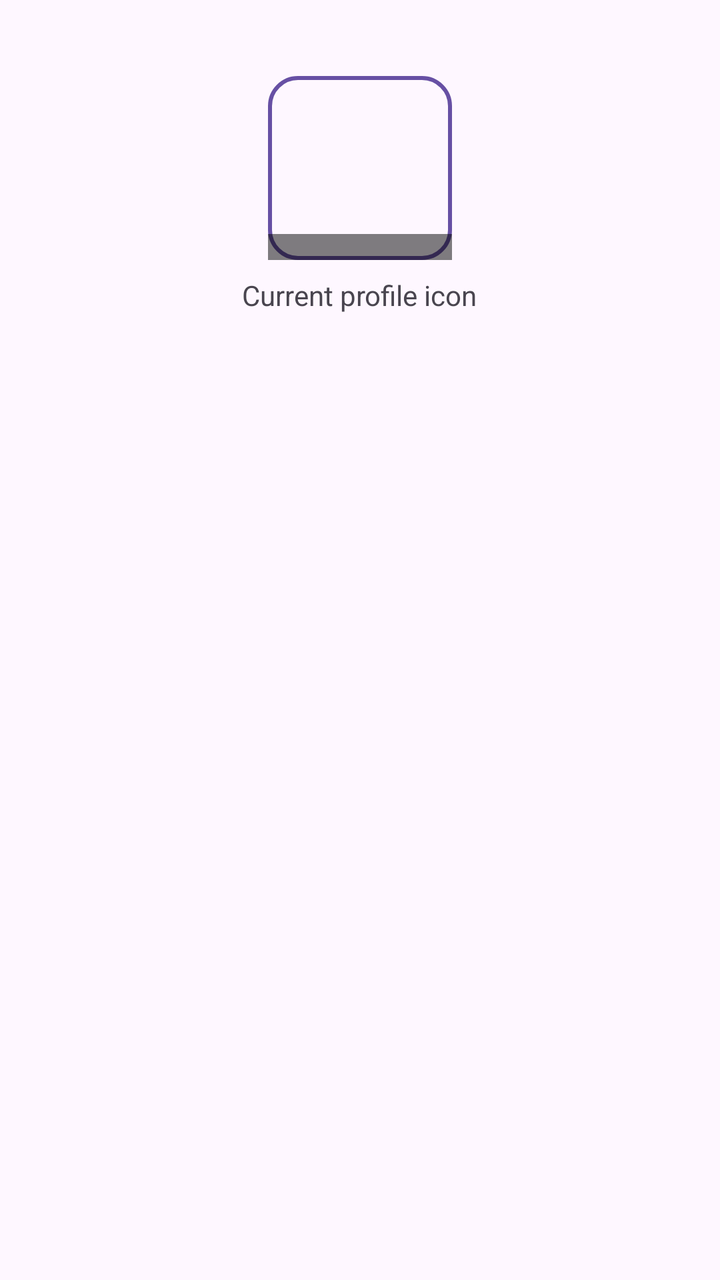
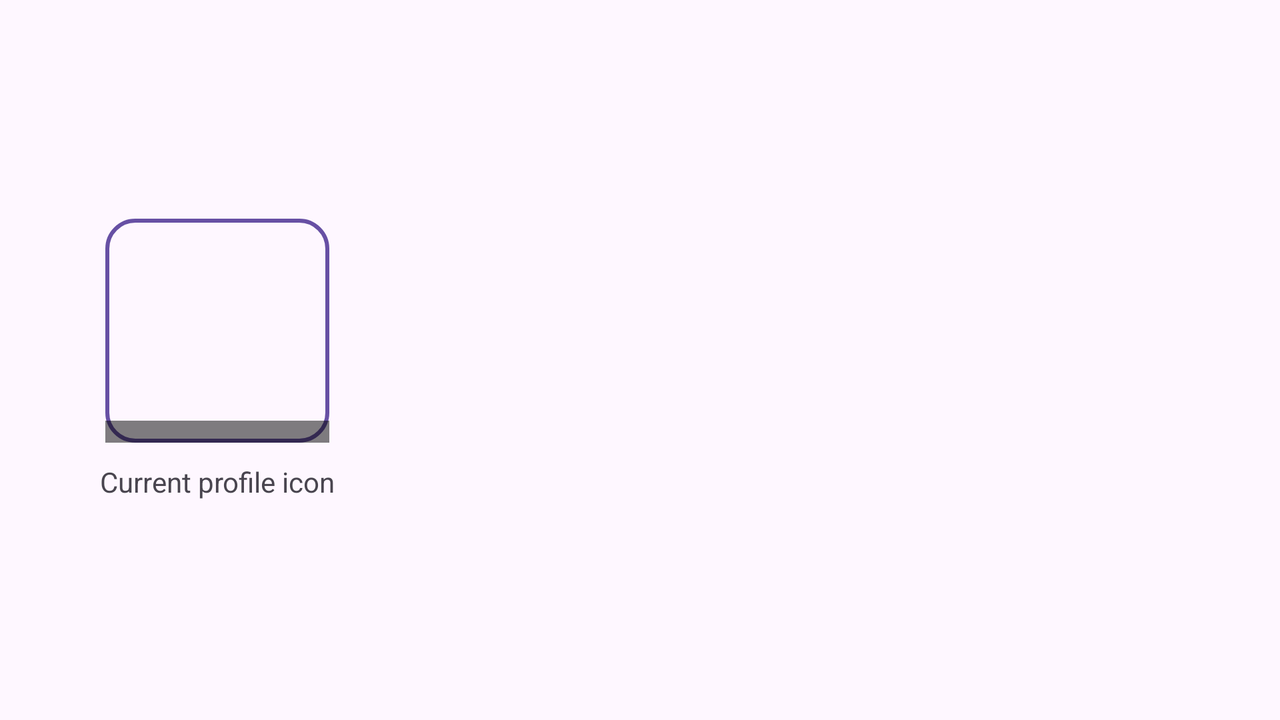

Two renders of one Android screen. The first uses the default layout on a phone; the second uses the alternative layout the repository ships for a different screen configuration, on a matching device. The two XML files are below.
<!-- AndroidManifest.xml: application theme Theme.Quiz -->
<!-- res/layout/settings_activity.xml -->
<androidx.constraintlayout.widget.ConstraintLayout xmlns:android="http://schemas.android.com/apk/res/android"
    xmlns:app="http://schemas.android.com/apk/res-auto"
    android:layout_width="match_parent"
    android:layout_height="match_parent"
    android:clipChildren="false"
    android:clipToPadding="false"
    android:background="?attr/colorSurface">

    <LinearLayout
        android:id="@+id/settingsProfileHeader"
        android:layout_width="0dp"
        android:layout_height="wrap_content"
        android:layout_marginStart="16dp"
        android:layout_marginTop="38dp"
        android:layout_marginEnd="16dp"
        android:clipChildren="false"
        android:clipToPadding="false"
        android:gravity="center_horizontal"
        android:orientation="vertical"
        app:layout_constraintEnd_toEndOf="parent"
        app:layout_constraintStart_toStartOf="parent"
        app:layout_constraintTop_toTopOf="parent">

        <FrameLayout
            android:id="@+id/settingsProfileFrame"
            android:layout_width="92dp"
            android:layout_height="92dp"
            android:background="@drawable/bg_question_avatar_slot"
            android:clipChildren="false"
            android:clipToPadding="false">

            <ImageView
                android:id="@+id/settingsProfilePreview"
                android:layout_width="82dp"
                android:layout_height="82dp"
                android:layout_gravity="center"
                android:background="@drawable/bg_avatar_image_clip"
                android:clipToOutline="true"
                android:contentDescription="@string/settings_profile_photo_title"
                android:scaleType="centerCrop"
                android:src="@drawable/user" />

            <TextView
                android:id="@+id/settingsProfileNameOverlay"
                android:layout_width="match_parent"
                android:layout_height="wrap_content"
                android:layout_gravity="bottom"
                android:background="#80000000"
                android:ellipsize="end"
                android:maxLines="1"
                android:paddingStart="4dp"
                android:paddingTop="1dp"
                android:paddingEnd="4dp"
                android:paddingBottom="1dp"
                android:textColor="@android:color/white"
                android:textSize="8sp" />

            <ImageView
                android:id="@+id/settingsProfileCrown"
                android:layout_width="match_parent"
                android:layout_height="wrap_content"
                android:layout_gravity="top|center_horizontal"
                android:layout_marginTop="-59dp"
                android:adjustViewBounds="true"
                android:contentDescription="@string/settings_profile_photo_title"
                android:scaleType="fitCenter"
                android:visibility="gone" />
        </FrameLayout>

        <TextView
            android:id="@+id/settingsProfilePreviewLabel"
            android:layout_width="wrap_content"
            android:layout_height="wrap_content"
            android:layout_marginTop="8dp"
            android:gravity="center"
            android:text="@string/settings_profile_preview_label"
            android:textAlignment="center"
            android:textColor="?attr/colorOnSurfaceVariant"
            android:textSize="14sp" />
    </LinearLayout>

    <androidx.fragment.app.FragmentContainerView
        android:id="@+id/settings"
        android:layout_width="0dp"
        android:layout_height="0dp"
        android:layout_marginTop="10dp"
        app:layout_constraintBottom_toBottomOf="parent"
        app:layout_constraintEnd_toEndOf="parent"
        app:layout_constraintStart_toStartOf="parent"
        app:layout_constraintTop_toBottomOf="@+id/settingsProfileHeader" />

    <FrameLayout
        android:id="@+id/languageLoadingOverlay"
        android:layout_width="0dp"
        android:layout_height="0dp"
        android:background="?attr/colorSurface"
        android:clickable="true"
        android:focusable="true"
        android:visibility="gone"
        app:layout_constraintBottom_toBottomOf="parent"
        app:layout_constraintEnd_toEndOf="parent"
        app:layout_constraintStart_toStartOf="parent"
        app:layout_constraintTop_toTopOf="parent">

        <LinearLayout
            android:layout_width="wrap_content"
            android:layout_height="wrap_content"
            android:layout_gravity="center"
            android:gravity="center"
            android:orientation="vertical"
            android:padding="24dp">

            <ProgressBar
                android:layout_width="wrap_content"
                android:layout_height="wrap_content"
                android:indeterminate="true" />

            <TextView
                android:layout_width="wrap_content"
                android:layout_height="wrap_content"
                android:layout_marginTop="16dp"
                android:text="@string/settings_language_applying"
                android:textColor="?attr/colorOnSurface"
                android:textSize="16sp" />
        </LinearLayout>
    </FrameLayout>

</androidx.constraintlayout.widget.ConstraintLayout>
<!-- resources referenced by this layout -->
<resources>
  <!-- drawable bg_question_avatar_slot (drawable) -->
  <?xml version="1.0" encoding="utf-8"?>
  <shape xmlns:android="http://schemas.android.com/apk/res/android" android:shape="rectangle">
      <solid android:color="#00000000" />
      <stroke android:width="2dp" android:color="?attr/colorPrimary" />
      <corners android:radius="14dp" />
  </shape>
  <string name="settings_language_applying">Applying language…</string>
  <string name="settings_profile_photo_title">Profile photo</string>
  <string name="settings_profile_preview_label">Current profile icon</string>
  <style name="Theme.Quiz" parent="Base.Theme.Quiz" />
  <style name="Base.Theme.Quiz" parent="Theme.Material3.DayNight">
          
          
          
          <item name="android:windowBackground">@color/screen_background</item>
          <item name="android:statusBarColor">@color/screen_background</item>
          <item name="android:navigationBarColor">@color/screen_background</item>
          <item name="android:windowAnimationStyle">@style/QuizWindowAnimation</item>
          <item name="android:windowDisablePreview">false</item>
      </style>
  <color name="screen_background">#FFF3F4F6</color>
  <style name="QuizWindowAnimation">
          <item name="android:windowEnterAnimation">@anim/quiz_window_noop</item>
          <item name="android:windowExitAnimation">@anim/quiz_window_noop</item>
          <item name="android:windowShowAnimation">@anim/quiz_window_noop</item>
          <item name="android:windowHideAnimation">@anim/quiz_window_noop</item>
      </style>
</resources>
<!-- res/layout-land/settings_activity.xml (the repository's variant of the layout above) -->
<!-- drawn on the phone turned sideways -->
<androidx.constraintlayout.widget.ConstraintLayout xmlns:android="http://schemas.android.com/apk/res/android"
    xmlns:app="http://schemas.android.com/apk/res-auto"
    android:layout_width="match_parent"
    android:layout_height="match_parent"
    android:background="?attr/colorSurface"
    android:clipChildren="false"
    android:clipToPadding="false">

    <androidx.constraintlayout.widget.Guideline
        android:id="@+id/settingsLandscapeDivider"
        android:layout_width="wrap_content"
        android:layout_height="wrap_content"
        android:orientation="vertical"
        app:layout_constraintGuide_percent="0.34" />

    <LinearLayout
        android:id="@+id/settingsProfileHeader"
        android:layout_width="0dp"
        android:layout_height="0dp"
        android:clipChildren="false"
        android:clipToPadding="false"
        android:gravity="center"
        android:orientation="vertical"
        android:paddingStart="14dp"
        android:paddingEnd="14dp"
        app:layout_constraintBottom_toBottomOf="parent"
        app:layout_constraintEnd_toStartOf="@id/settingsLandscapeDivider"
        app:layout_constraintStart_toStartOf="parent"
        app:layout_constraintTop_toTopOf="parent">

        <FrameLayout
            android:id="@+id/settingsProfileFrame"
            android:layout_width="112dp"
            android:layout_height="112dp"
            android:background="@drawable/bg_question_avatar_slot"
            android:clipChildren="false"
            android:clipToPadding="false">

            <ImageView
                android:id="@+id/settingsProfilePreview"
                android:layout_width="100dp"
                android:layout_height="100dp"
                android:layout_gravity="center"
                android:background="@drawable/bg_avatar_image_clip"
                android:clipToOutline="true"
                android:contentDescription="@string/settings_profile_photo_title"
                android:scaleType="centerCrop"
                android:src="@drawable/user" />

            <TextView
                android:id="@+id/settingsProfileNameOverlay"
                android:layout_width="match_parent"
                android:layout_height="wrap_content"
                android:layout_gravity="bottom"
                android:background="#80000000"
                android:ellipsize="end"
                android:maxLines="1"
                android:paddingStart="4dp"
                android:paddingEnd="4dp"
                android:textColor="@android:color/white"
                android:textSize="8sp" />

            <ImageView
                android:id="@+id/settingsProfileCrown"
                android:layout_width="match_parent"
                android:layout_height="wrap_content"
                android:layout_gravity="top|center_horizontal"
                android:layout_marginTop="-70dp"
                android:adjustViewBounds="true"
                android:contentDescription="@string/settings_profile_photo_title"
                android:scaleType="fitCenter"
                android:visibility="gone" />
        </FrameLayout>

        <TextView
            android:id="@+id/settingsProfilePreviewLabel"
            android:layout_width="match_parent"
            android:layout_height="wrap_content"
            android:layout_marginTop="10dp"
            android:gravity="center"
            android:text="@string/settings_profile_preview_label"
            android:textAlignment="center"
            android:textColor="?attr/colorOnSurfaceVariant"
            android:textSize="14sp" />
    </LinearLayout>

    <androidx.fragment.app.FragmentContainerView
        android:id="@+id/settings"
        android:layout_width="0dp"
        android:layout_height="0dp"
        android:layout_marginStart="8dp"
        android:layout_marginEnd="8dp"
        app:layout_constraintBottom_toBottomOf="parent"
        app:layout_constraintEnd_toEndOf="parent"
        app:layout_constraintStart_toEndOf="@id/settingsLandscapeDivider"
        app:layout_constraintTop_toTopOf="parent" />

    <FrameLayout
        android:id="@+id/languageLoadingOverlay"
        android:layout_width="0dp"
        android:layout_height="0dp"
        android:background="?attr/colorSurface"
        android:clickable="true"
        android:elevation="10dp"
        android:focusable="true"
        android:visibility="gone"
        app:layout_constraintBottom_toBottomOf="parent"
        app:layout_constraintEnd_toEndOf="parent"
        app:layout_constraintStart_toStartOf="parent"
        app:layout_constraintTop_toTopOf="parent">

        <LinearLayout
            android:layout_width="wrap_content"
            android:layout_height="wrap_content"
            android:layout_gravity="center"
            android:gravity="center"
            android:orientation="vertical"
            android:padding="24dp">

            <ProgressBar
                android:layout_width="wrap_content"
                android:layout_height="wrap_content"
                android:indeterminate="true" />

            <TextView
                android:layout_width="wrap_content"
                android:layout_height="wrap_content"
                android:layout_marginTop="16dp"
                android:text="@string/settings_language_applying"
                android:textColor="?attr/colorOnSurface"
                android:textSize="16sp" />
        </LinearLayout>
    </FrameLayout>
</androidx.constraintlayout.widget.ConstraintLayout>
